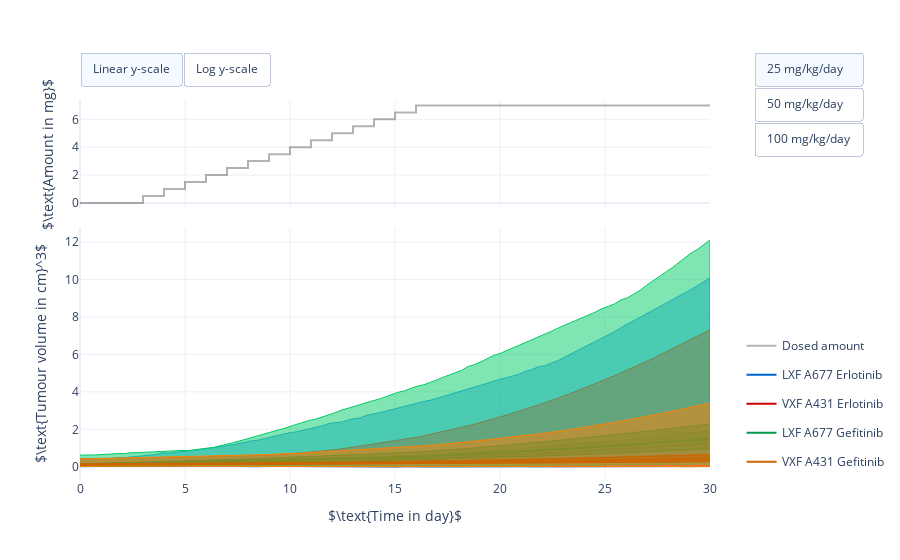

Notebook source saved alongside this figure:
### Code cell
#
# Illustrate population PKPD simulation.
#
# Needs above defined dosing regimens, percentiles, times, simulation results,
# and the population size:
# [dosing_regimens, percentiles, times, population_results, N]
#

# import plotly.io
import plotly.graph_objects as go
from plotly.subplots import make_subplots


# Create figure
#fig = go.Figure()
fig = make_subplots(rows=2, cols=1, shared_xaxes=True, row_heights=[0.3, 0.7], vertical_spacing=0.05)

# Plot simulations for different dosing strategies
for dose_id, dose_series in enumerate(dosing_time_series):
    # Plot administered drug
    fig.add_trace(
        go.Scatter(
            x=dose_series[0, :],
            y=dose_series[1, :],
            name="Dosed amount",
            hovertemplate=
                    "<b></b>Cumulative amount of compound<br>" +
                    "Time: %{x:.0f} day<br>" +
                    "Amount: %{y:.01f} mg<br>" +
                    "<extra></extra>",
            line=dict(color='rgb(0, 0, 0)'),
            mode='lines',
            opacity=0.3,
            visible = dose_id == 0),  # Only show first dosing regimen
        row=1,
        col=1)

    # Plot data LXF A677 Erlotinib
    # Plot 0th percentile to 100th precentile
    fig.add_trace(
        go.Scatter(
            x=np.hstack([times,times[::-1]]),
            y=np.hstack([
                population_results[0, dose_id, 0, :], 
                population_results[0, dose_id, 4, ::-1]]),
            line=dict(width=1, color='rgb(51, 153, 255)'),
            fill='toself',
            legendgroup="LXF A677 Erlotinib",
            name="0th to 100th percentile",
            hoverinfo='name',
            showlegend=False,
            visible = dose_id == 0),  # Only show first dosing regimen
        row=2,
        col=1)

    # Plot 25th percentile to 75th precentile
    fig.add_trace(
        go.Scatter(
            x=np.hstack([times,times[::-1]]),
            y=np.hstack([
                population_results[0, dose_id, 1, :], 
                population_results[0, dose_id, 3, ::-1]]),
            line=dict(width=1, color='rgb(0, 128, 255)'),
            fill='toself',
            legendgroup="LXF A677 Erlotinib",
            name="25th to 75th percentile",
            hoverinfo='name',
            showlegend=False,
            visible = dose_id == 0),  # Only show first dosing regimen
        row=2,
        col=1)

    # Plot Median
    fig.add_trace(
        go.Scatter(
            x=times,
            y=population_results[0, dose_id, 2, :],
            legendgroup="LXF A677 Erlotinib",
            name="LXF A677 Erlotinib",
            hovertemplate=
                    "<b></b>Median<br>" +
                    "Population size: %d<br>" % N +
                    "Time: %{x:.02f} day<br>" +
                    "Tumour volume: %{y:.02f} cm^3<br>" +
                    "<extra></extra>",
            line=dict(color='rgb(0, 102, 204)'),
            visible = dose_id == 0),  # Only show first dosing regimen
        row=2,
        col=1)

    # Plot data VXF A431 Erlotinib
    # Plot 0th percentile to 100th precentile
    fig.add_trace(
        go.Scatter(
            x=np.hstack([times,times[::-1]]),
            y=np.hstack([
                population_results[1, dose_id, 0, :], 
                population_results[1, dose_id, 4, ::-1]]),
            line=dict(width=1, color='rgb(255, 51, 51)'),
            fill='toself',
            legendgroup="VXF A431 Erlotinib",
            name="0th to 100th percentile",
            hoverinfo='name',
            showlegend=False,
            visible = dose_id == 0),  # Only show first dosing regimen
        row=2,
        col=1)

    # Plot 25th percentile to 75th precentile
    fig.add_trace(
        go.Scatter(
            x=np.hstack([times,times[::-1]]),
            y=np.hstack([
                population_results[1, dose_id, 1, :], 
                population_results[1, dose_id, 3, ::-1]]),
            line=dict(width=1, color='rgb(204, 0, 0)'),
            fill='toself',
            legendgroup="VXF A431 Erlotinib",
            name="25th to 75th percentile",
            hoverinfo='name',
            showlegend=False,
            visible = dose_id == 0),  # Only show first dosing regimen
        row=2,
        col=1)

    # Plot Median
    fig.add_trace(
        go.Scatter(
            x=times,
            y=population_results[1, dose_id, 2, :],
            legendgroup="VXF A431 Erlotinib",
            name="VXF A431 Erlotinib",
            hovertemplate=
                    "<b></b>Median<br>" +
                    "Population size: %d<br>" % N +
                    "Time: %{x:.02f} day<br>" +
                    "Tumour volume: %{y:.02f} cm^3<br>" +
                    "<extra></extra>",
            line=dict(color='rgb(204, 0, 0)'),
            visible = dose_id == 0),  # Only show first dosing regimen
        row=2,
        col=1)

    # Plot data LXF A677 Gefitnib
    # Plot 0th percentile to 100th precentile
    fig.add_trace(
        go.Scatter(
            x=np.hstack([times,times[::-1]]),
            y=np.hstack([
                population_results[2, dose_id, 0, :], 
                population_results[2, dose_id, 4, ::-1]]),
            line=dict(width=1, color='rgb(0, 204, 102)'),
            fill='toself',
            legendgroup="LXF A677 Gefitinib",
            name="0th to 100th percentile",
            hoverinfo='name',
            showlegend=False,
            visible = dose_id == 0),  # Only show first dosing regimen
        row=2,
        col=1)

    # Plot 25th percentile to 75th precentile
    fig.add_trace(
        go.Scatter(
            x=np.hstack([times,times[::-1]]),
            y=np.hstack([
                population_results[2, dose_id, 1, :], 
                population_results[2, dose_id, 3, ::-1]]),
            line=dict(width=1, color='rgb(0, 153, 76)'),
            fill='toself',
            legendgroup="LXF A677 Gefitinib",
            name="25th to 75th percentile",
            hoverinfo='name',
            showlegend=False,
            visible = dose_id == 0),  # Only show first dosing regimen
        row=2,
        col=1)

    # Plot Median
    fig.add_trace(
        go.Scatter(
            x=times,
            y=population_results[2, dose_id, 2, :],
            legendgroup="LXF A677 Gefitinib",
            name="LXF A677 Gefitinib",
            hovertemplate=
                    "<b></b>Median<br>" +
                    "Population size: %d<br>" % N +
                    "Time: %{x:.02f} day<br>" +
                    "Tumour volume: %{y:.02f} cm^3<br>" +
                    "<extra></extra>",
            line=dict(color='rgb(0, 153, 76)'),
            visible = dose_id == 0),  # Only show first dosing regimen
        row=2,
        col=1)

    # Plot data VXF A431 Gefitinib
    # Plot 0th percentile to 100th precentile
    fig.add_trace(
        go.Scatter(
            x=np.hstack([times,times[::-1]]),
            y=np.hstack([
                population_results[3, dose_id, 0, :], 
                population_results[3, dose_id, 4, ::-1]]),
            line=dict(width=1, color='rgb(255, 128, 0)'),
            fill='toself',
            legendgroup="VXF A431 Gefitinib",
            name="0th to 100th percentile",
            hoverinfo='name',
            showlegend=False,
            visible = dose_id == 0),  # Only show first dosing regimen
        row=2,
        col=1)

    # Plot 25th percentile to 75th precentile
    fig.add_trace(
        go.Scatter(
            x=np.hstack([times,times[::-1]]),
            y=np.hstack([
                population_results[3, dose_id, 1, :], 
                population_results[3, dose_id, 3, ::-1]]),
            line=dict(width=1, color='rgb(204, 102, 0)'),
            fill='toself',
            legendgroup="VXF A431 Gefitinib",
            name="25th to 75th percentile",
            hoverinfo='name',
            showlegend=False,
            visible = dose_id == 0),  # Only show first dosing regimen
        row=2,
        col=1)

    # Plot Median
    fig.add_trace(
        go.Scatter(
            x=times,
            y=population_results[3, dose_id, 2, :],
            legendgroup="VXF A431 Gefitinib",
            name="VXF A431 Gefitinib",
            hovertemplate=
                    "<b></b>Median<br>" +
                    "Population size: %d<br>" % N +
                    "Time: %{x:.02f} day<br>" +
                    "Tumour volume: %{y:.02f} cm^3<br>" +
                    "<extra></extra>",
            line=dict(color='rgb(204, 102, 0)'),
            visible = dose_id == 0),  # Only show first dosing regimen
        row=2,
        col=1)

# Set figure size
fig.update_layout(
    autosize=True,
    template="plotly_white")

# Set X axis label
fig.update_xaxes(title_text=r'$\text{Time in day}$', row=2, col=1)

# Set Y axes labels
fig.update_yaxes(title_text=r'$\text{Tumour volume in cm}^3$', row=2, col=1)
fig.update_yaxes(title_text=r'$\text{Amount in mg}$', row=1, col=1)

# Add switch between linear and log y-scale, and switches between dosing regimens
fig.update_layout(
    updatemenus=[
        dict(
            type = "buttons",
            direction = "right",
            buttons=list([
                dict(
                    args=[{"yaxis2.type": "linear"}],
                    label="Linear y-scale",
                    method="relayout"
                ),
                dict(
                    args=[{"yaxis2.type": "log"}],
                    label="Log y-scale",
                    method="relayout"
                )
            ]),
            pad={"r": 0, "t": -10},
            showactive=True,
            x=0.0,
            xanchor="left",
            y=1.1,
            yanchor="top"
        ),
        dict(
            type = "buttons",
            direction = "down",
            buttons=list([
                dict(
                    args=[{"visible": [True]*13 + [False]*13 + [False]*13}],
                    label="25 mg/kg/day",
                    method="restyle"
                ),
                dict(
                    args=[{"visible": [False]*13 + [True]*13 + [False]*13}],
                    label="50 mg/kg/day",
                    method="restyle"
                ),
                dict(
                    args=[{"visible": [False]*13 + [False]*13 + [True]*13}],
                    label="100 mg/kg/day",
                    method="restyle"
                )
            ]),
            pad={"r": 0, "t": -10},
            showactive=True,
            x=1.07,
            xanchor="left",
            y=1.1,
            yanchor="top"
        ),
    ]
)

# Position legend
fig.update_layout(legend=dict(
    yanchor="bottom",
    y=0.01,
    xanchor="left",
    x=1.05))

# Show figure
fig.show()
